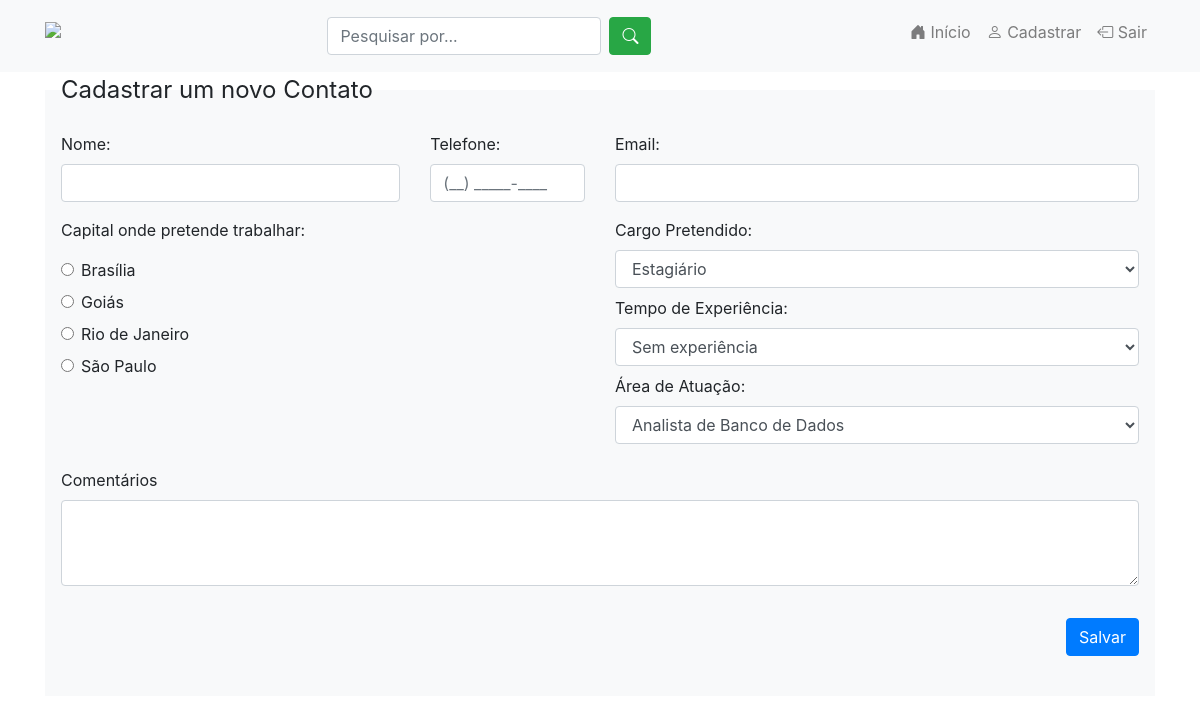
The app's page /cadastro.php (signed in) with its own data.
### tables this page shows
CREATE TABLE IF NOT EXISTS `capital` (
  `id` INT NOT NULL AUTO_INCREMENT COMMENT '',
  `descricao` VARCHAR(255) NOT NULL COMMENT '',
  PRIMARY KEY (`id`)  COMMENT '');

### app/autoloader.php (called while the page is built, shortened)
<?php
spl_autoload_register(function($className)
{
    $diretorios = ["db", "services"];
    foreach($diretorios as $pasta){
        $classProcurada = __DIR__ . "/" . $pasta . "/" . $className . ".php";
        if (file_exists($classProcurada)){
            return;
        }
    }
});

### app/services/MySQLDatabase.php (called while the page is built)
<?php
class MySQLDatabase
{
    private $conexao;
    private $Username = "root";
    private $Host = "localhost";
    private $Password = "kauansb22";
    private $BancoDeDados = "versatil_projeto";
    public function __construct()
    {
        try {
            $this->conexao = new PDO("mysql:host={$this->Host};dbname={$this->BancoDeDados}", $this->Username, $this->Password);
        } catch (PDOException $e) {
            die("ERRO: " . $e->getMessage());
        }
    }
    public function getConexao()
    {
        return $this->conexao;
    }
    public static function getInstance()
    {
        $mysqlConnect = new MySQLDatabase;
        return $mysqlConnect->getConexao();
    }
}

### app/db/DAO.php (called while the page is built, shortened)
<?php
abstract class DAO
{
    public function __construct() {
        $this->Conexao = MySQLDatabase::getInstance();
    }
}

### app/db/CapitalDAO.php (called while the page is built, shortened)
<?php
class CapitalDAO extends DAO
{
    public function buscarTodos()
    {
        $query = $this->Conexao->prepare("SELECT id, descricao FROM capital ORDER BY descricao");
        $query->execute();
        return $query->fetchAll(PDO::FETCH_ASSOC);
    }
}

### app/db/CargoDAO.php (called while the page is built, shortened)
<?php
class CargoDAO extends DAO
{
    public function buscarTodos()
    {
        $query = $this->Conexao->prepare("SELECT id, descricao FROM cargo ORDER BY descricao");
        $query->execute();
        return $query->fetchAll(PDO::FETCH_ASSOC);
    }
}

### app/db/TempoDeExperienciaDAO.php (called while the page is built, shortened)
<?php
class TempoDeExperienciaDAO extends DAO
{
    public function buscarTodos()
    {
        $query = $this->Conexao->prepare("SELECT id, descricao FROM tempo_experiencia ORDER BY descricao DESC");
        $query->execute();
        return $query->fetchAll(PDO::FETCH_ASSOC);
    }
}

### app/db/AreaDeAtuacaoDAO.php (called while the page is built, shortened)
<?php
class AreaDeAtuacaoDAO extends DAO
{
    public function buscarTodos()
    {
        $query = $this->Conexao->prepare("SELECT id, descricao FROM area_atuacao ORDER BY descricao");
        $query->execute();
        return $query->fetchAll(PDO::FETCH_ASSOC);
    }
}

### extra/formularioContato.php (the view)
<form method="POST" action="actions/salvar.php">
    <div class="row mb-3">
        <div class="col-md-4">
            <label for="nome">Nome:</label>
            <input type="text" required class="form-control" id="nome" name="nome">
        </div>
        <div class="col-md-2">
            <label for="telefone">Telefone:</label>
            <input type="tel" required class="form-control" id="telefone" name="telefone">
        </div>
        <div class="col-md-6">
            <label for="email">Email:</label>
            <input type="email" required class="form-control" id="email" name="email">
        </div>
    </div>
    <div class="row mb-3">
        <div class="col-md-6">
            <p class="form-label">Capital onde pretende trabalhar:</p>
            <?php
            $capitalDao = new CapitalDAO;
            foreach ($capitalDao->buscarTodos() as $capital) {
                $descricao = utf8_encode($capital['descricao']);
                echo "
                <div class=\"form-check mb-2\">
                <input class=\"form-check-input\" type=\"radio\" name=\"capital_id\" id=\"radioCapital-{$capital['id']}\" value=\"{$capital['id']}\">
                <label class=\"form-check-label\" for=\"radioCapital-{$capital['id']}\">
                    {$descricao}
                </label>
                </div>
                ";
            }
            ?>
        </div>
        <div class="col-md-6">
            <div class="mb-2">
                <label for="cargo">
                    Cargo Pretendido:
                </label>
                <select name="cargo_id" class="form-control" id="cargo">
                    <?php
                    $cargoDao = new CargoDAO;
                    foreach($cargoDao->buscarTodos() as $cargo) {
                        $descricao = utf8_encode($cargo['descricao']);
                        echo "<option value=\"{$cargo['id']}\"> {$descricao} </option>";
                    }
                    ?>
                </select>
            </div>
            <div class="mb-2">
                <label for="tempoExperiencia">Tempo de Experiência:</label>
                <select name="tempo_experiencia_id" class="form-control" id="tempoExperiencia">
                    <?php
                    $tempoExperienciaDao = new TempoDeExperienciaDAO;
                    foreach($tempoExperienciaDao->buscarTodos() as $tempo) {
                        $descricao = utf8_encode($tempo['descricao']);
                        echo "<option value=\"{$tempo['id']}\"> {$descricao} </option>";
                    }
                    ?>
                </select>
            </div>
            <div class="mb-2">
                <label for="areaAtuacao">Área de Atuação:</label>
                <select name="area_atuacao_id" class="form-control" id="areaAtuacao">
                    <?php
                    $areaDao = new AreaDeAtuacaoDAO;
                    foreach($areaDao->buscarTodos() as $area) {
                        $descricao = utf8_encode($area['descricao']);
                        echo "<option value=\"{$area['id']}\"> {$descricao} </option>";
                    }
                    ?>
                </select>
            </div>
        </div>
    </div>
    <div class="row mb-3">
        <div class="col-12">
            <div class="form-group">
                <label for="comentario">Comentários</label>
                <textarea class="form-control" name="comentario" id="comentario" rows="3"></textarea>
            </div>
        </div>
    </div>
    <div class="row justify-content-end mb-4">
        <div class="col-3">
            <button type="submit" class="btn btn-primary float-right">
                Salvar
            </button>
        </div>
    </div>
</form>

### extra/header.php (shortened to what this page needs)
<!DOCTYPE html>
<html lang='pt-br'>
<head>
    <link rel='stylesheet' href='ASSETS/bootstrap-4.5.3/dist/css/bootstrap.min.css'>
    <link rel='stylesheet' href='ASSETS/bootstrap-icons-1.4.0/bootstrap-icons.css'>
    <link rel='stylesheet' href='ASSETS/custom.css' />
</head>
<body>

### extra/menu.php (shortened to what this page needs)
<nav class="navbar navbar-expand-lg navbar-light bg-light">
    <div class="container">
        <p class="navbar-brand">
            <img src="ASSETS/images/logofooter.png" />
        </p>
        <div id="navbarContent" class="collapse navbar-collapse">
            <form class="d-flex m-auto mb-2" method="GET" action="home.php#listar">
                <input class="form-control mr-2" type="search" placeholder="Pesquisar por..." name="search">
                <button class="btn btn-success" type="submit">
                    <i class="bi-search"></i>
                </button>
            </form>
            <ul class="navbar-nav nav mb-2">
                <li class="nav-item">
                    <a class="nav-link" href="home.php">
                        <i class="bi bi-house-door-fill"></i>
                        Início
                    </a>
                </li>
                <li class="nav-item">
                    <a class="nav-link" href="cadastro.php#novo">
                        <i class="bi bi-person"></i>
                        Cadastrar
                    </a>
                </li>
                <li class="nav-item">
                    <a class="nav-link" href="actions/logout.php">
                        <i class="bi bi-box-arrow-left"></i>
                        Sair
                    </a>
                </li>
            </ul>
        </div>
    </div>
</nav>

### cadastro.php (shortened to what this page needs)
<?php require_once __DIR__ . "/app/autoloader.php"; ?>
<?php include __DIR__ . "/extra/header.php" ?>
<?php include __DIR__ . "/extra/menu.php" ?>
<main class="container" data-spy="scroll" data-target="#navbarContent" data-offset="0">
    <fieldset id="novo" class="bg-light p-3">
        <legend>Cadastrar um novo Contato</legend>
        <?php include __DIR__ . "/extra/formularioContato.php" ?>
    </fieldset>
</main>
<?php include __DIR__ . "/extra/footer.php" ?>

### extra/footer.php (shortened to what this page needs)
</body>
</html>

### records on screen
capital: descricao "Brasília"
capital: descricao "Goiás"
capital: descricao "Rio de Janeiro"
capital: descricao "São Paulo"

### other values on screen
form field cargo_id "Estagiário"
form field tempo_experiencia_id "Sem experiência"
form field area_atuacao_id "Analista de Banco de Dados"
